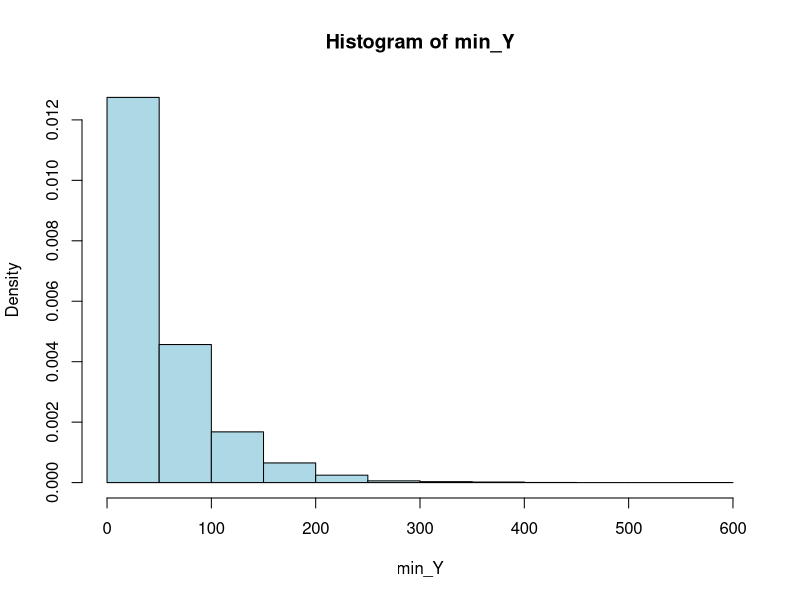
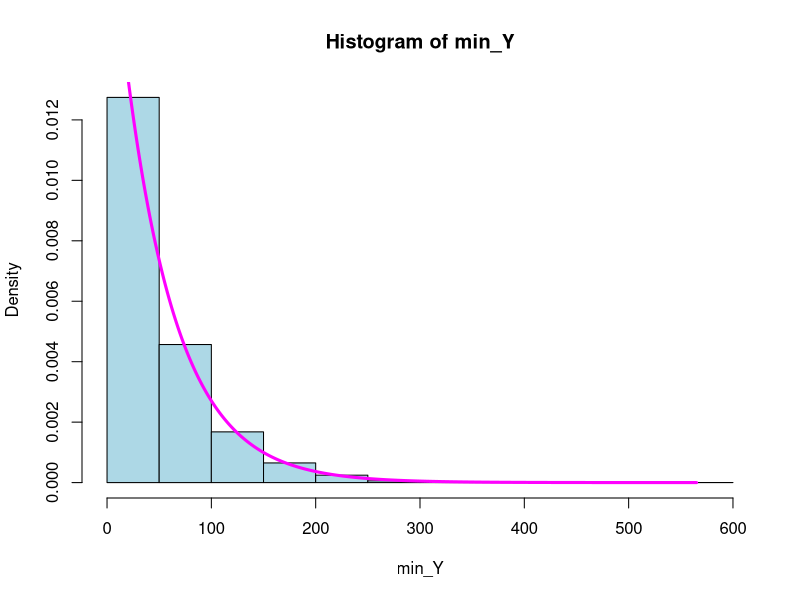
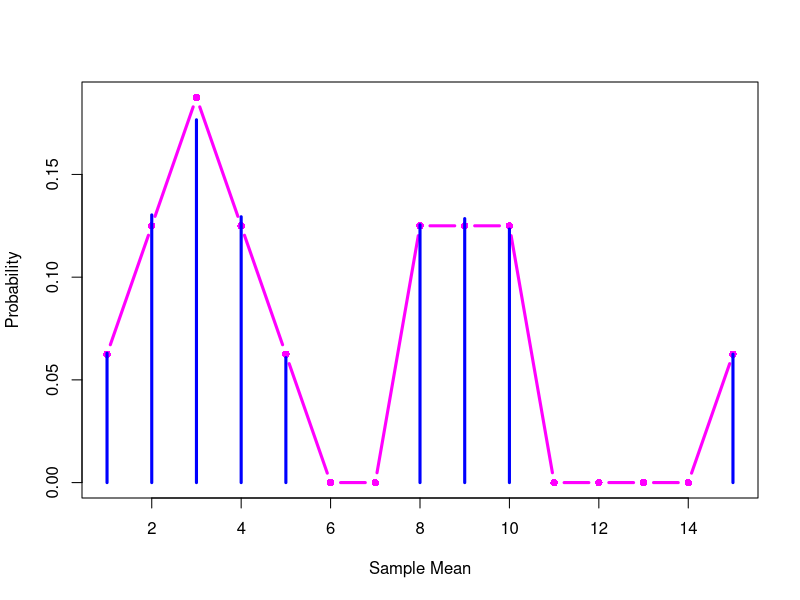

These figures' R source, in order:
## ---- chunk 1
Y <- rexp(2, rate = 1 / 100)
Y
## ---- chunk 2
min(Y)
## ---- chunk 3
num_realizations <- 5
Y <- rexp(2 * num_realizations, rate = 1 / 100)
Y
YY <- matrix(Y, 2, num_realizations)
YY
## ---- chunk 4
min_Y <- apply(YY, MAR = 2, FUN = "min") # 1 for rows, 2 for columns
min_Y
## ---- chunk 5
set.seed(4302019)
num_realizations <- 10000
Y <- rexp(2 * num_realizations, rate = 1 / 100)
YY <- matrix(Y, 2, num_realizations)
min_Y <- apply(YY, MAR = 2, FUN = "min") # 1 for rows, 2 for columns
hist(min_Y, col = "LightBlue", freq = FALSE) 
# freq = FALSE so that histogram is normalized to be a density, with area 1
## ---- chunk 6
X_grid <- seq(from = 0, to = max(min_Y), length = 1000)
f_X <- (1 / 50) * exp(-X_grid / 50)
hist(min_Y, col = "LightBlue", freq = FALSE) 
lines(X_grid, f_X, lwd = 3, col = "magenta")
## ---- chunk 7
set.seed(4302019)
num_realizations <- 10000
## ---- chunk 8
set.seed(4302019)
num_realizations <- 10000
## ---- chunk 9
set.seed(4302019)
num_realizations <- 10000
## ---- chunk 10
set.seed(4302019)
num_realizations <- 10000
## ---- chunk 11
set.seed(4302019)
num_realizations <- 10000
Y <- sample(c(1, 3, 5, 15), size = 2 * num_realizations, replace = TRUE)
YY <- matrix(Y, 2, num_realizations)
Ybar <- apply(YY, MAR = 2, FUN = "mean")
# Compute and plot the true probabilities: 
true_prob <- c(1, 2, 3, 2, 1, 0, 0, 2, 2, 2, 0, 0, 0, 0, 1) / 16
plot(1:15, true_prob, 
     ylab = "Probability",
     xlab = "Sample Mean",
     type = "b", pch = 16, lwd = 3, col = "magenta")
lines(sort(unique(Ybar)), table(Ybar) / num_realizations, type = "h", lwd = 3, col = "blue")
